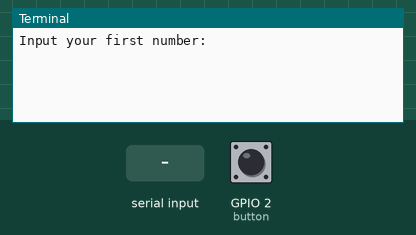
The program below on a simulated Raspberry Pi (BCM pin numbers). On the bench: the last lines printed to the terminal. The inputs (shaded band) are chosen by the test bench; at power-on: GPIO 2 (button) HIGH. At 4.8 s the program stops and its outputs stay as they are.

Above: at 1.2 s.
1.3 s: "0" typed at the terminal, then Enter
At 1.8 s:
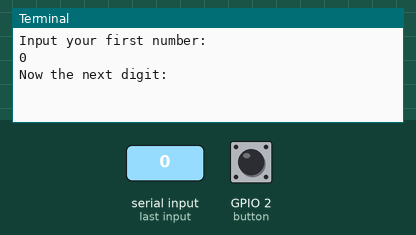
2.8 s: "5" typed at the terminal, then Enter
At 4.1 s:
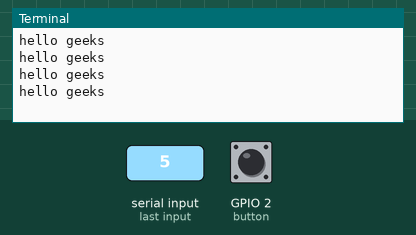
Timing chart, 0 to 5.8 s (numbered marks = the images above; inputs shaded):
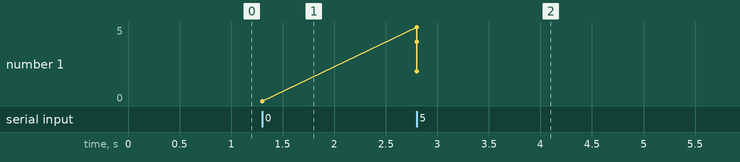

The program:

ButtonReset.py
```python
from gpiozero import Button
from subprocess import call

button = Button(2)

n1 = int(input("Input your first number: "))
n2 = int(input("Now the next digit: "))

def print_thing():
    print ("Button pressed \n")
    print (evens(n1,n2))

def evens(n1,n2):

    while (n1 < (n2 - 1)):
        n1 = n1 + 1
        if (n1 % 2 == 0):
            print (n1)
    return 'Done'

print('The even numbers between', n1, 'and ', n2, 'are:')
print (evens(n1,n2))

print()

# import only system from os
from os import system, name

# import sleep to show output for some time period
from time import sleep

# define our clear function
def clear():

    # for windows
    if name == 'nt':
        _ = system('cls')

    # for mac and linux(here, os.name is 'posix')
    else:
        _ = system('clear')

# print out some text
print('hello geeks\n'*10)

# sleep for 2 seconds after printing output
sleep(2)

# now call function we defined above
clear()

button.when_pressed = print_thing
button.when_released = clear()
```

Measured:
- after the input at 1.3 s, the terminal: prints a new line at once (image 1)
- after the input at 2.8 s, the terminal: prints a new line at once (image 2)
- plotted number 1: 0 → 4 after the input at 2.8 s
